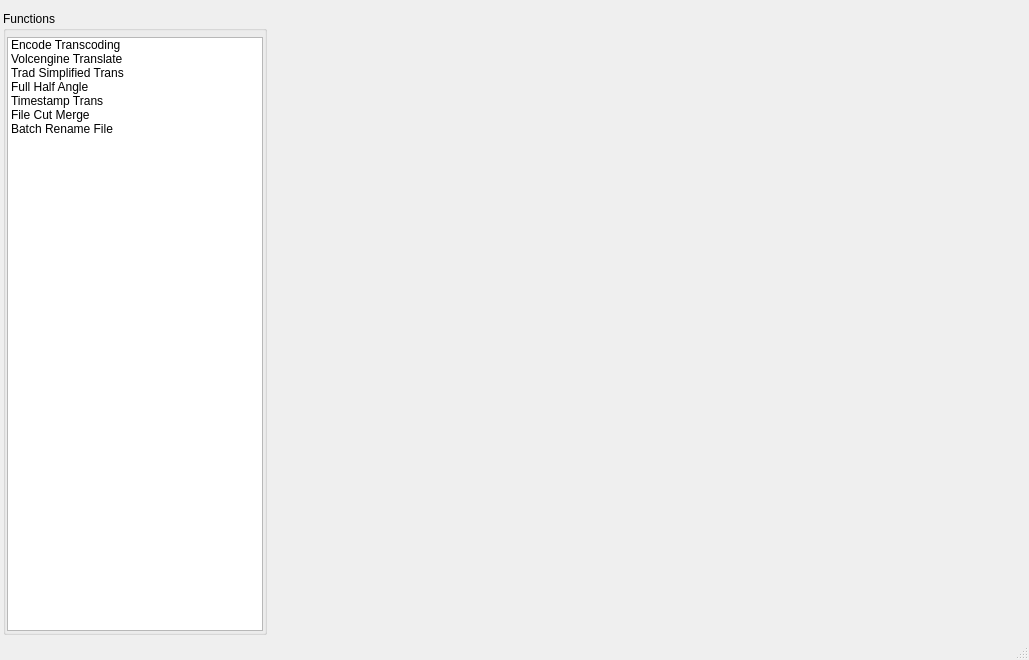
<?xml version="1.0" encoding="UTF-8"?>
<ui version="4.0">
 <class>MainToolClass</class>
 <widget class="QMainWindow" name="MainToolClass">
  <property name="geometry">
   <rect>
    <x>0</x>
    <y>0</y>
    <width>1029</width>
    <height>660</height>
   </rect>
  </property>
  <property name="windowTitle">
   <string>MainTool</string>
  </property>
  <property name="windowIcon">
   <iconset resource="../../RealCompare.qrc">
    <normaloff>:/Resources/edit/global/ndd.ico</normaloff>:/Resources/edit/global/ndd.ico</iconset>
  </property>
  <widget class="QWidget" name="centralWidget">
   <layout class="QHBoxLayout" name="horizontalLayout" stretch="0,1">
    <property name="leftMargin">
     <number>3</number>
    </property>
    <property name="rightMargin">
     <number>3</number>
    </property>
    <property name="bottomMargin">
     <number>3</number>
    </property>
    <item>
     <widget class="QGroupBox" name="groupBox">
      <property name="title">
       <string>Functions</string>
      </property>
      <layout class="QVBoxLayout" name="verticalLayout">
       <property name="leftMargin">
        <number>1</number>
       </property>
       <property name="topMargin">
        <number>6</number>
       </property>
       <property name="rightMargin">
        <number>1</number>
       </property>
       <property name="bottomMargin">
        <number>1</number>
       </property>
       <item>
        <widget class="QListWidget" name="listWidget">
         <item>
          <property name="text">
           <string>Encode Transcoding</string>
          </property>
         </item>
         <item>
          <property name="text">
           <string>Volcengine Translate</string>
          </property>
         </item>
         <item>
          <property name="text">
           <string>Trad Simplified Trans</string>
          </property>
         </item>
         <item>
          <property name="text">
           <string>Full Half Angle</string>
          </property>
         </item>
         <item>
          <property name="text">
           <string>Timestamp Trans</string>
          </property>
         </item>
         <item>
          <property name="text">
           <string>File Cut Merge</string>
          </property>
         </item>
         <item>
          <property name="text">
           <string>Batch Rename File</string>
          </property>
         </item>
        </widget>
       </item>
      </layout>
     </widget>
    </item>
    <item>
     <widget class="QStackedWidget" name="stackedWidget">
      <property name="currentIndex">
       <number>-1</number>
      </property>
     </widget>
    </item>
   </layout>
  </widget>
  <widget class="QStatusBar" name="statusBar"/>
 </widget>
 <layoutdefault spacing="6" margin="11"/>
 <resources>
  <include location="../../RealCompare.qrc"/>
 </resources>
 <connections/>
 <slots>
  <slot>slot_saveClick()</slot>
  <slot>slot_changeFgColor()</slot>
  <slot>slot_changeBkColor()</slot>
  <slot>slot_reset()</slot>
  <slot>slot_useAlobalFgColor(bool)</slot>
  <slot>slot_useAlobalFont(bool)</slot>
  <slot>slot_useAlobalFontSize(bool)</slot>
  <slot>slot_useAlobalFontBold(bool)</slot>
  <slot>slot_useAlobalFontUnderline(bool)</slot>
  <slot>slot_useAlobalFontItalic(bool)</slot>
  <slot>slot_useAlobalBkColor(bool)</slot>
  <slot>on_themesChange(int)</slot>
  <slot>on_showGlobalItem()</slot>
 </slots>
</ui>
